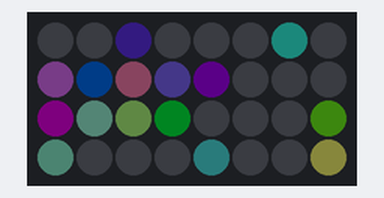
Simulated run of this program. Board: Raspberry Pi (BCM pin numbers). On the bench: 8×4 RGB LED matrix (first LED top left, wired row by row). Dim RGB values are drawn brighter than linear; the clock reads 2024-03-15 10:24:30 at power-on unless the program sets it; random numbers come from a fixed seed.

Above: at 0.1 s.
At 4.1 s:
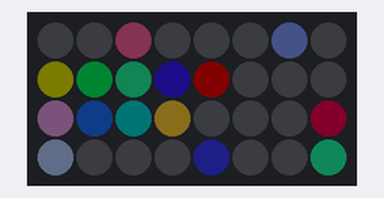
At 14.4 s:
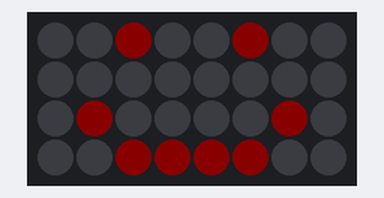
At 16.4 s:
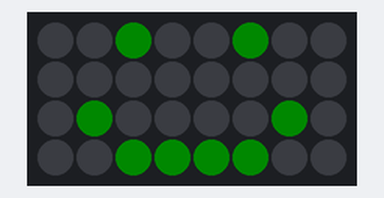
At 18.4 s:
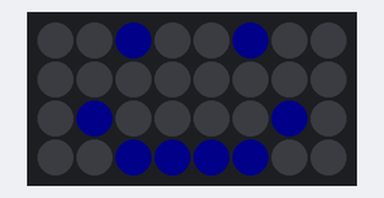
At 24.4 s:
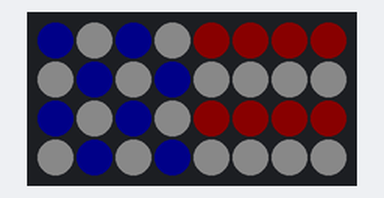

Measured:
- what the display in image 1 shows lasts 1.0 s, from 4.0 s to 5.0 s
- what the display in image 2 shows lasts 2.0 s, from 14.4 s to 16.4 s
- what the display in image 5 shows lasts 5.0 s, from 24.4 s to 29.4 s

The program:

main.py
```python
from functions.patterns.clock import display as clock_display
from functions.patterns.random import display as random_display
from functions.patterns.spiral import display as spiral_display
from functions.patterns.smile import display as smile_display
from functions.patterns.flag import display as flag_display
from functions.patterns.logan import display as logan_display
from functions.patterns.wave import display as wave_display
from functions.patterns.rainbow import display as rainbow_display
from functions.hardware import strip

if __name__ == "__main__":
    strip_obj = strip()
    strip_obj.begin()

    clock_display(5, strip_obj)
    random_display(32, strip_obj)
    spiral_display(60, strip_obj)
    smile_display(5, strip_obj)
    flag_display(5, strip_obj)
    logan_display("LOGAN", strip_obj, 4)
    wave_display(strip_obj)
    rainbow_display(strip_obj, wait_ms=20, iterations=1)
```

clock.py
```python
import datetime
import random
import time
from functions.strip import turn_off
from rpi_ws281x import Color


def draw_digit(start, digit, led_strip):
    # Define the digit patterns in terms of LED indices
    digits = [
        [0, 1, 2, 3, 4, 8, 12, 16, 20, 24, 28, 31, 27, 23, 19, 15],  # 0
        [2, 6, 10, 14, 18, 22, 26, 30],  # 1
        [0, 1, 2, 3, 7, 11, 15, 19, 23, 27, 28, 29, 30, 31],  # 2
        [0, 1, 2, 3, 7, 11, 15, 19, 23, 27, 31, 30, 29, 28],  # 3
        [0, 4, 8, 12, 16, 20, 24, 28, 29, 30, 31, 7, 11, 15],  # 4
        [3, 2, 1, 0, 4, 8, 12, 16, 20, 24, 28, 29, 30, 31],  # 5
        [3, 2, 1, 0, 4, 8, 12, 16, 20, 24, 28, 31, 27, 23, 19, 15],  # 6
        [0, 1, 2, 3, 7, 11, 15, 19, 23, 27],  # 7
        [0, 1, 2, 3, 4, 8, 12, 16, 20, 24, 28, 31, 27, 23, 19, 15, 7, 11],  # 8
        [0, 1, 2, 3, 4, 8, 12, 16, 20, 24, 28, 31, 27, 23, 19, 15, 7, 11]  # 9
    ]

    # Turn off all LEDs in the 8x4 section
    for i in range(start, led_strip.numPixels()):
        led_strip.setPixelColor(i, Color(0, 0, 0))

    # Turn on the LEDs for the digit pattern
    for i in digits[digit]:
        led_strip.setPixelColor(start + i, Color(random.randint(0, 255), random.randint(0, 255), random.randint(0, 255)))

    led_strip.show()

def display(num_times, led_strip):
    try:
        for _ in range(num_times):
            now = datetime.datetime.now()
            hours = now.hour
            minutes = now.minute

            # Display hours
            draw_digit(0, hours // 10, led_strip)
            draw_digit(8, hours % 10, led_strip)

            # Display minutes
            draw_digit(16, minutes // 10, led_strip)
            draw_digit(24, minutes % 10, led_strip)

            time.sleep(1)
    except KeyboardInterrupt:
        turn_off(led_strip)
    finally:
        turn_off(led_strip)
```

random.py
```python
import random
import time
from functions.hardware import LED_COUNT
from functions.strip import turn_off
from rpi_ws281x import Color


def display(num_times, led_strip):
    try:
        for _ in range(num_times):
           # Pick a random LED
           led = random.randint(0, LED_COUNT - 1)

           # Randomly decide whether to turn on or off the LED
           if random.choice([True, False]):
            # Turn on the LED with a random color and "brightness"
            brightness = random.random()
            color = Color(int(random.randint(0, 255) * brightness),
                          int(random.randint(0, 255) * brightness),
                          int(random.randint(0, 255) * brightness))
            led_strip.setPixelColor(led, color)

           else:
               # Turn off the LED
               led_strip.setPixelColor(led, Color(0, 0, 0))
           # Update the strip to display the new color
           led_strip.show()

           # Wait for a short period of time
           time.sleep(0.1)
    except KeyboardInterrupt:
        turn_off(led_strip)
    finally:
        turn_off(led_strip)
```

spiral.py
```python
import time
from functions.hardware import LED_COUNT
from functions.strip import turn_off
from rpi_ws281x import Color

ROWS = 4
COLS = 8
assert LED_COUNT == ROWS * COLS, "LED_COUNT does not match the size of the matrix"

def display(num_times, led_strip):
    try:
        for j in range(num_times):
            # Iterate over the layers of the matrix from the outside to the center
            for layer in range(min(ROWS, COLS) // 2):
                # Iterate over the LEDs in the current layer in a spiral order
                for i in spiral_order(layer, ROWS, COLS):
                    # Calculate the color based on the LED's position in the spiral
                    red = ((i + j) % LED_COUNT * 255) // LED_COUNT
                    green = ((LED_COUNT - (i + j) % LED_COUNT) * 255) // LED_COUNT
                    blue = ((i + j) % LED_COUNT * 255) // LED_COUNT

                    # Set the color of the LED
                    color = Color(red, green, blue)
                    led_strip.setPixelColor(i, color)

            # Update the strip to display the new colors
            led_strip.show()

            # Wait for a short period of time
            time.sleep(0.1)
    except KeyboardInterrupt:
        turn_off(led_strip)
    finally:
        turn_off(led_strip)

def spiral_order(layer, rows, cols):
    # Calculate the dimensions of the current layer
    rows -= layer * 2
    cols -= layer * 2

    # Iterate over the top row from left to right
    for col in range(layer, layer + cols):
        yield layer * COLS + col

    # Iterate over the right column from top to bottom
    for row in range(layer + 1, layer + rows):
        yield row * COLS + layer + cols - 1

    if rows > 1:
        # Iterate over the bottom row from right to left
        for col in range(layer + cols - 2, layer - 1, -1):
            yield (layer + rows - 1) * COLS + col

    if cols > 1:
        # Iterate over the left column from bottom to top
        for row in range(layer + rows - 2, layer, -1):
            yield row * COLS + layer
```

smile.py
```python
import time
from functions.hardware import LED_COUNT
from functions.strip import turn_off
from rpi_ws281x import Color

ROWS = 4
COLS = 8
assert LED_COUNT == ROWS * COLS, "LED_COUNT does not match the size of the matrix"

def display(num_times, led_strip):
    try:
        # Define the smiley face pattern
        smiley_face = [
            [0, 0, 1, 0, 0, 1, 0, 0],
            [0, 0, 0, 0, 0, 0, 0, 0],
            [0, 1, 0, 0, 0, 0, 1, 0],
            [0, 0, 1, 1, 1, 1, 0, 0]
        ]

        # Define the colors
        colors = [Color(255, 0, 0), Color(0, 255, 0), Color(0, 0, 255)]  # Red, Green, Blue

        color_index = 0

        for j in range(num_times):
            # Iterate over the LEDs in the matrix
            for row in range(ROWS):
                for col in range(COLS):
                    # Set the color of the LED based on the smiley face pattern
                    if smiley_face[row][col] == 1:
                        color = colors[color_index]  # Color for the smiley face
                    else:
                        color = Color(0, 0, 0)  # Black for the background

                    led_strip.setPixelColor(row * COLS + col, color)

            # Update the strip to display the new colors
            led_strip.show()

            # Change the color every 2 seconds
            time.sleep(2)
            color_index = (color_index + 1) % len(colors)

    except KeyboardInterrupt:
        turn_off(led_strip)
    finally:
        turn_off(led_strip)
```

flag.py
```python
import time
from functions.hardware import LED_COUNT
from functions.strip import turn_off
from rpi_ws281x import Color

ROWS = 4
COLS = 8
assert LED_COUNT == ROWS * COLS, "LED_COUNT does not match the size of the matrix"

def display(display_time, led_strip):
    try:
        # Define the American flag pattern
        flag = [
            [0, 1, 0, 1, 2, 2, 2, 2],  # 1 = white star, 0 = blue, 2 = red stripe
            [1, 0, 1, 0, 3, 3, 3, 3],
            [0, 1, 0, 1, 2, 2, 2, 2],  # 3 = white stripe
            [1, 0, 1, 0, 3, 3, 3, 3]
        ]

        # Define the colors
        colors = [Color(0, 0, 255), Color(255, 255, 255), Color(255, 0, 0), Color(255, 255, 255)]  # Blue, White, Red, White

        # Iterate over the LEDs in the matrix
        for row in range(ROWS):
            for col in range(COLS):
                # Set the color of the LED based on the flag pattern
                color = colors[flag[row][col]]
                led_strip.setPixelColor(row * COLS + col, color)

        # Update the strip to display the new colors
        led_strip.show()

        # Display the flag for the specified number of seconds
        time.sleep(display_time)

    except KeyboardInterrupt:
        turn_off(led_strip)
    finally:
        turn_off(led_strip)
```

logan.py
```python
import time
import random
from functions.hardware import LED_COUNT
from functions.strip import turn_off
from rpi_ws281x import Color

ROWS = 4
COLS = 8
assert LED_COUNT == ROWS * COLS, "LED_COUNT does not match the size of the matrix"

# Define the bitmaps for the characters
char_bitmaps = {
    'L': [[1, 0, 0, 0],
          [1, 0, 0, 0],
          [1, 0, 0, 0],
          [1, 1, 1, 0]],
    'O': [[0, 1, 1, 0],
          [1, 0, 0, 1],
          [1, 0, 0, 1],
          [0, 1, 1, 0]],
    'G': [[0, 1, 1, 1],
          [1, 0, 0, 0],
          [1, 0, 1, 1],
          [0, 1, 1, 0]],
    'A': [[0, 1, 1, 0],
          [1, 0, 0, 1],
          [1, 1, 1, 1],
          [1, 0, 0, 1]],
    'N': [[1, 0, 0, 1],
          [1, 1, 0, 1],
          [1, 0, 1, 1],
          [1, 0, 0, 1]],
    ' ': [[0, 0, 0, 0],
          [0, 0, 0, 0],
          [0, 0, 0, 0],
          [0, 0, 0, 0]]
}

def display(text, led_strip, display_time):
    try:
        # Convert the text to a list of bitmaps, adding a space between each character
        bitmaps = [char for char in text] + [' ']
        bitmaps = [char_bitmaps[char] for char in bitmaps]

        # Add a column of 'off' LEDs between each character
        bitmaps_with_spaces = []
        for bitmap in bitmaps:
            bitmaps_with_spaces.append(bitmap)
            bitmaps_with_spaces.append(char_bitmaps[' '])

        # Iterate over the columns of the bitmaps
        for col in range(len(bitmaps_with_spaces) * 4 + COLS):
            # Iterate over the LEDs in the matrix
            for row in range(ROWS):
                for x in range(COLS):
                    # Calculate the color of the LED based on the bitmaps
                    if 0 <= col - x < len(bitmaps_with_spaces) * 4 and bitmaps_with_spaces[(col - x) // 4][row][(col - x) % 4] == 1:
                        # Generate a random shade of purple
                        r = random.randint(128, 255)
                        g = 0
                        b = random.randint(128, 255)
                        color = Color(r, g, b)
                    else:
                        color = Color(0, 0, 0)  # Black for the background

                    # Set the color of the LED, reversing the order of the LEDs in each row
                    led_strip.setPixelColor(row * COLS + (COLS - 1 - x), color)

            # Update the strip to display the new colors
            led_strip.show()

            # Wait for a short period of time
            time.sleep(display_time / (len(bitmaps_with_spaces) * 4 + COLS))

    except KeyboardInterrupt:
        turn_off(led_strip)
    finally:
        turn_off(led_strip)
```

wave.py
```python
import time
from rpi_ws281x import Color
from functions.hardware import LED_COUNT
from functions.strip import turn_off

def display(led_strip, start_color=Color(255, 0, 0), end_color=Color(0, 0, 255), delay=0.1):
    try:
        # Calculate the color change per LED
        r_step = (end_color.r - start_color.r) / LED_COUNT
        g_step = (end_color.g - start_color.g) / LED_COUNT
        b_step = (end_color.b - start_color.b) / LED_COUNT

        for i in range(0, LED_COUNT * 2):
            # Turn on LEDs
            for j in range(max(0, i - LED_COUNT + 1), min(i + 1, LED_COUNT)):
                # Calculate the color of the LED
                r = int(start_color.r + r_step * (j - i + LED_COUNT - 1))
                g = int(start_color.g + g_step * (j - i + LED_COUNT - 1))
                b = int(start_color.b + b_step * (j - i + LED_COUNT - 1))
                color = Color(r, g, b)

                led_strip.setPixelColor(j, color)

            # Turn off the LED that is 'LED_COUNT' LEDs behind
            if i - LED_COUNT >= 0:
                led_strip.setPixelColor(i - LED_COUNT, Color(0, 0, 0))

            led_strip.show()
            time.sleep(delay)

        # Turn off the remaining LEDs
        for i in range(LED_COUNT, LED_COUNT * 2):
            led_strip.setPixelColor(i - LED_COUNT, Color(0, 0, 0))
            led_strip.show()
            time.sleep(delay)

    except KeyboardInterrupt:
        turn_off(led_strip)
    finally:
        turn_off(led_strip)
```

rainbow.py
```python
import time
from functions.strip import turn_off
from rpi_ws281x import Color

def wheel(pos):
    if pos < 85:
        return Color(pos * 3, 255 - pos * 3, 0)
    elif pos < 170:
        pos -= 85
        return Color(255 - pos * 3, 0, pos * 3)
    else:
        pos -= 170
        return Color(0, pos * 3, 255 - pos * 3)

def display(led_strip, wait_ms=20, iterations=1):
    try:
        for j in range(256*iterations):
            for i in range(led_strip.numPixels()):
                led_strip.setPixelColor(i, wheel((i+j) & 255))
            led_strip.show()
            time.sleep(wait_ms/1000.0)
    except KeyboardInterrupt:
        turn_off(led_strip)
    finally:
        turn_off(led_strip)
```

hardware.py
```python
from rpi_ws281x import Adafruit_NeoPixel

# LED strip configuration:
LED_COUNT      = 32      # Number of LED pixels.
LED_PIN        = 18      # GPIO pin connected to the pixels (must support PWM!).
LED_FREQ_HZ    = 800000  # LED signal frequency in hertz (usually 800khz)
LED_DMA        = 10       # DMA channel to use for generating signal (try 5)
LED_BRIGHTNESS = 10    # Set to 0 for darkest and 255 for brightest
LED_INVERT     = False   # True to invert the signal (when using NPN transistor level shift)

def strip():
    # Create NeoPixel object with appropriate configuration.
    return Adafruit_NeoPixel(LED_COUNT, LED_PIN, LED_FREQ_HZ, LED_DMA, LED_INVERT, LED_BRIGHTNESS)
```

strip.py
```python
from rpi_ws281x import Color


def turn_off(led_strip):
    # Turn off all LEDs
    for i in range(led_strip.numPixels()):
        led_strip.setPixelColor(i, Color(0, 0, 0))
    led_strip.show()
```
